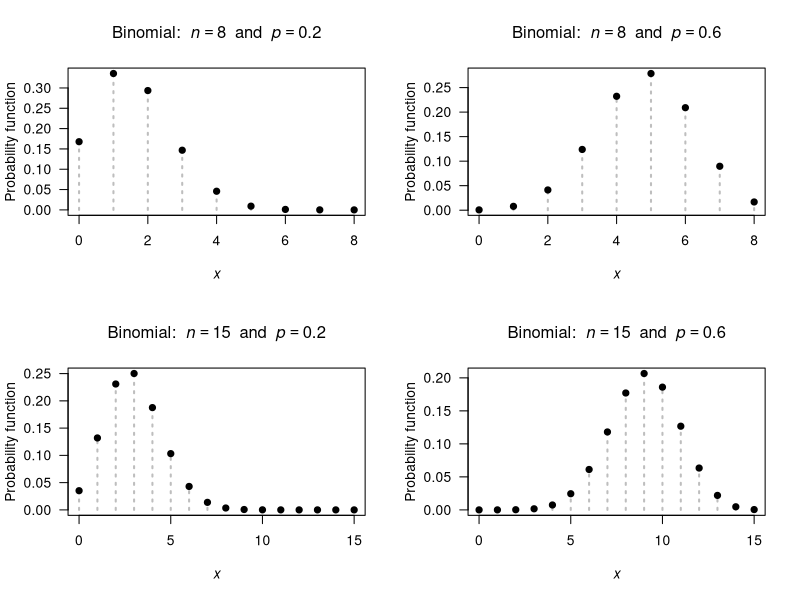
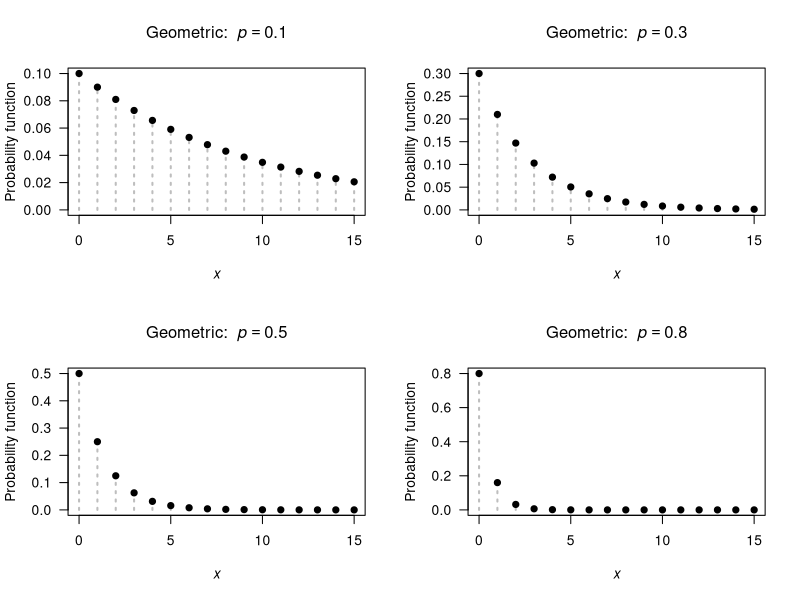
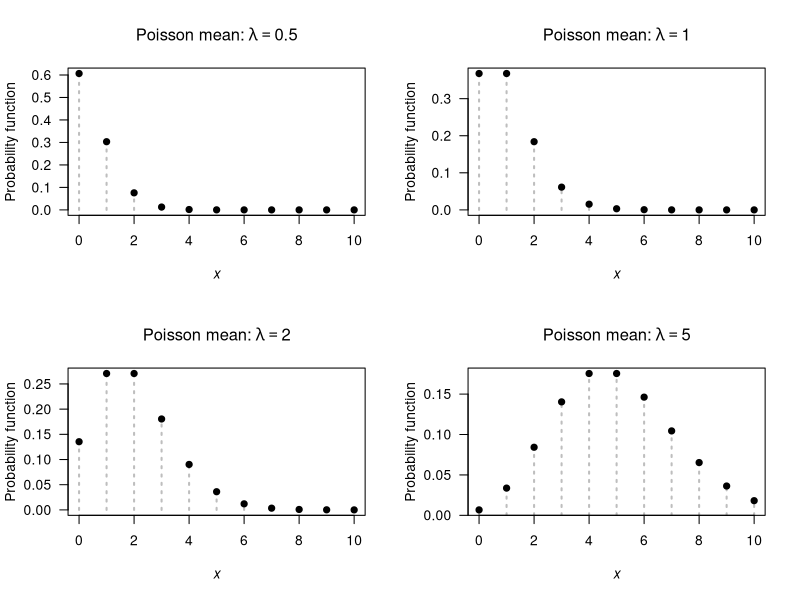
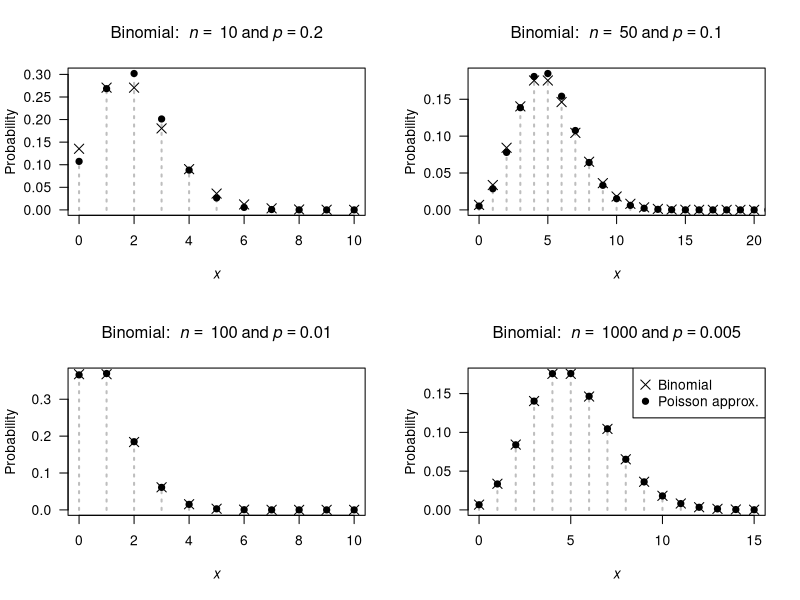
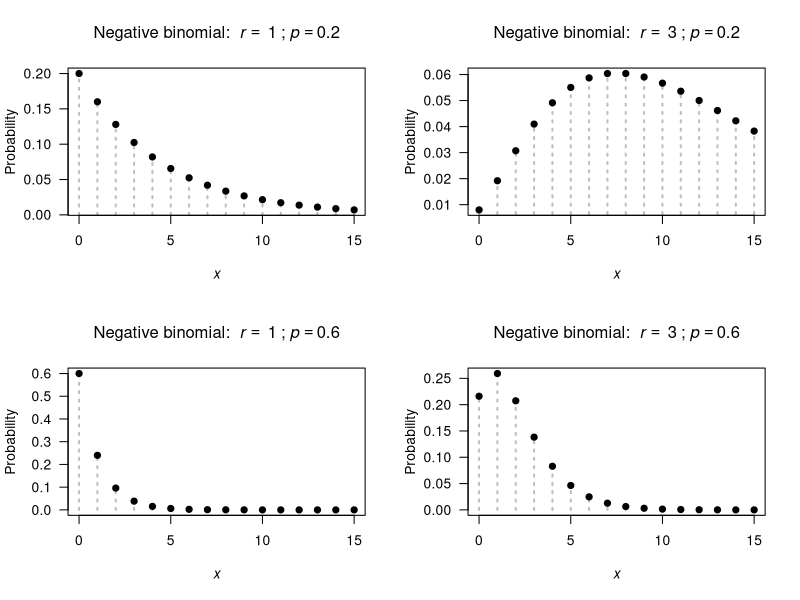
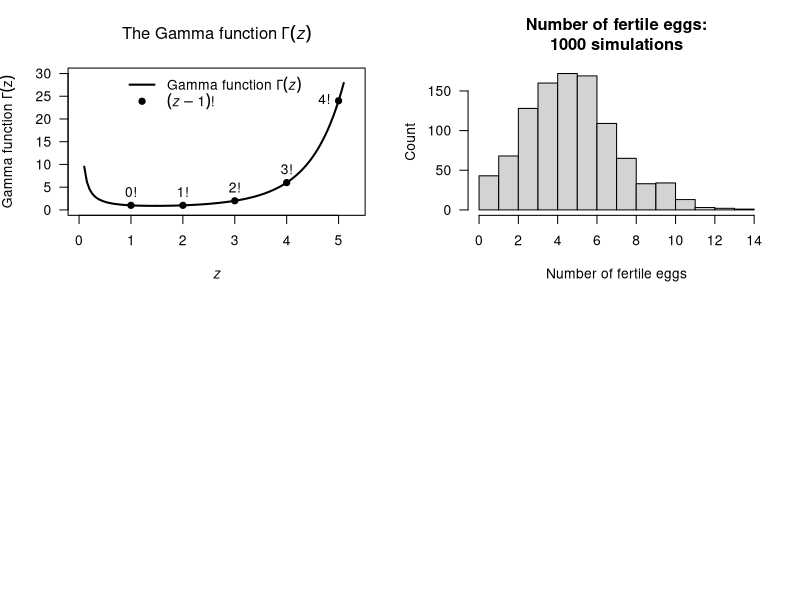

Recreate these plots in R, in order.
## ---- chunk 1
par( mfrow = c(2, 2))

n <- c(8, 8, 
       15, 15)
prob <- c(0.2, 0.6, 
          0.2, 0.6)

for (i in (1:4)) {
  ni <- n[i]
  probi <- prob[i]
  x <-  0:ni
  y <- dbinom(x, 
              size = ni,
              prob = probi)
  
   plot( x = x,
         y = y,
         xlab = expression(italic(x)),
         ylab = "Probability function",
         main = bquote("Binomial: " ~ italic(n) == .(ni) ~ " and " ~ italic(p) == .(probi)),
         las = 1,
         lty = 3,
         lwd = 2,
         col = "grey",
         type = "h")
  points(x = x,
         y = y,
         pch = 19)
  
}
## ---- chunk 2
dbinom(2,
       prob = 1/6,
       size = 4)
## ---- chunk 3
dbinom(0,
       size = 10,
       prob = 0.05)
## ---- chunk 4
dbinom(10,
       size = 10,
       prob = 0.95)
## ---- chunk 5
par( mfrow = c(2, 2))

xmax <- c(15, 15, 15, 15)
p <- c(0.1, 0.3, 
       0.5, 0.8)

for (i in (1:4)) {
  pValue <- p[i]
  x <-  0:xmax[i]
  y <- dgeom(x,
             prob = pValue)
  
   plot( x = x,
         y = y,
         xlim = c(0, xmax[i]),
         xlab = expression(italic(x)),
         ylab = "Probability function",
         main = bquote("Geometric: " ~ italic(p) == .(pValue) ),
         las = 1,
         ylim = c(0, max(y)),
         col = "grey",
         lty = 3,
         lwd = 2,
         type = "h")
  points(x = x,
         y = y,
         pch = 19)
  
}

## ---- chunk 6
dgeom(4, prob = 0.2)
## ---- chunk 7
pgeom(4, prob = 0.2)
## ---- chunk 8
par( mfrow = c(2, 2))

xmax <- 10
mu <- c(0.5, 1, 2, 5)

for (i in (1:4)) {
  muvalue <- mu[i]
  x <-  0:xmax
  y <- dpois(x, 
             lambda = muvalue )
  
   plot( x = x,
         y = y,
         xlim = c(0, xmax),
         xlab = expression(italic(x)),
         ylab = "Probability function",
         main = bquote("Poisson mean:" ~ lambda == .(muvalue)),
         las = 1,
         lty = 3,
         lwd = 2,
         col = "grey",
         type = "h")
  points(x = x,
         y = y,
         pch = 19)
  
}
## ---- chunk 9
1 - dpois(0,
          lambda = 2)
## ---- chunk 10
BombTable <- array( dim = c(8, 4))
colnames(BombTable) <- c("Hits",
                         "Number of bombs",
                         "Proportion of bombs",
                         "Poisson proportion")
BombTable[, 1] <- 0:7
BombTable[, 2] <- c(229,
                    211,
                    93,
                    35,
                    7,
                    0,
                    0,
                    1)
BombTable[, 3] <- round(BombTable[, 2] / sum(BombTable[, 2]), 4)
lambda <- 0.93 # sum( BombTable[, 1] * BombTable[, 3])

BombTable[, 4] <- dpois(0:7,
                        lambda = lambda )
BombTable[, 4] <- round( BombTable[, 4], 4)
BombTable[ 8, 4] <- 1 - sum( BombTable[1:7, 4])

BombTable.caption <- "The number of flying bomb hits on London during World War II in a 36 square kilometre area of South London. The proportion of the 576 grid squares receiving 0, 1, ...hits was also computed. The observed and empirical probabilities are shown. The Poisson distribution fits the data  well."

if( knitr::is_latex_output() ) {
  knitr::kable( BombTable,
                format = "latex",
                booktabs = TRUE,
                longtable = FALSE,
                linesep = c("", "", "\\addlinespace"),
                col.names = c("Hits",
                              "Number bombs", 
                              "Proportion bombs", 
                              "Poisson proportion"),
                caption = BombTable.caption) %>%
    kable_styling(font_size = 10) %>%
    row_spec(0, bold = TRUE)
}
if( knitr::is_html_output() ) {
  knitr::kable( BombTable,
                format = "html",
                booktabs = TRUE,
                longtable = FALSE,
                linesep = c("", "", "\\addlinespace"),
                col.names = c("Hits",
                              "Number bombs", 
                              "Proportion bombs", 
                              "Poisson proportion"),
                caption = BombTable.caption) %>%
    row_spec(1, bold = TRUE)
}

## ---- chunk 11
par( mfrow = c(2, 2))

n <- c(10, 50, 
       100, 1000)
p <- c(0.2, 0.1, 
       0.010, 0.005)
xmax <- c(10, 20, 
          10, 15)

for (i in (1:4)) {
   pValue <- p[i]
   nValue <- n[i]
   
  x <-  0:n[i]
  y <- dbinom(x, 
              size = n[i],
              prob = p[i])
  
   plot( x = x,
         y = y,
         xlim = c(0, xmax[i]),
         xlab = expression(italic(x)),
         ylab = "Probability",
         main = bquote("Binomial: " ~ italic(n) == ~ .(nValue) ~ "and" ~ italic(p) == .(pValue) ),
         lwd = 2,
         las = 1,
         lty = 3,
         col = "grey",
         type = "h")
  points(x = x,
         y = y,
         pch = 19)

  muPoisson <- nValue * pValue
  xValues <- 0:xmax[i]
  points( x = xValues,
          y = dpois(xValues,
                    lambda = muPoisson),
          pch = 4,
          cex = 1.5)
  
  if (i == 4 ){
    legend("topright",
           pch = c(4, 19),
           pt.cex = c(1.5, 1),
           legend = c("Binomial",
                      "Poisson approx."))
  }
  
}

## ---- chunk 12
par( mfrow = c(2, 2))
xmax <- 15

r <- c(1, 3, 
       1, 3)
p <- c(0.2, 0.2, 
       0.6, 0.6)

for (i in (1:4)) {
  rValue <- r[i]
  pValue <- p[i]
  
  x <-  0:xmax
  y <- dnbinom(x, 
              size = r[i],
              prob = p[i])
  
   plot( x = x,
         y = y,
         xlim = c(0, xmax),
         xlab = expression(italic(x)),
         ylab = "Probability",
         main = bquote("Negative binomial: " ~ italic(r) == ~ .(rValue) ~ ";" ~ italic(p) == .(pValue) ),
         las = 1,
         lty = 3,
         lwd = 2,
         col = "grey",
         type = "h")
  points(x = x,
         y = y,
         pch = 19)
  
}

## ---- chunk 13
x.values <- seq(1, 100, 
                by = 1)
1 - sum(dnbinom( x.values, 
                 size = 10, 
                 prob = 0.15))
# Alternatively:
1 - pnbinom(100, 
            size = 10, 
            prob = 0.15)
## ---- chunk 14

xPoints <- 1:5
xCont <- seq(0.1, 5.1, 
             length = 100)

plot( x = c(0, 5.3),
      y = c(0, 25),
      type = "n",
      las = 1,
      ylim = c(0, 30),
      xlab = expression(italic(z)),
      ylab = bquote("Gamma function" ~ Gamma(z)),
      main = expression(paste("The Gamma function"~Gamma(italic(z)))))
lines( x = xCont,
       y = gamma(xCont),
       lwd = 2)
points(x = xPoints,
       y = gamma(xPoints),
       pch = 19)
legend("top",
       pch = c(NA, 19),
       lty = c(1, NA),
       bty = "n",
       lwd = c(2, NA),
       legend = c(bquote("Gamma function" ~ Gamma(italic(z))),
                  expression(paste( group("(", list(italic(z) - 1),")"), "!" ) ) ) )

text(x = xPoints,
     y = gamma(xPoints),
     pos = c(3, 3, 3, 3, 2),
     labels = c("0!",
                "1!",
                "2!",
                "3!",
                "4!") )
## ---- chunk 15
pnbinom(360, 
        size = 5, 
        prob = 0.02)
## ---- chunk 16
MitesTab <- array( dim = c(9, 5))

MitesTab[1, ] <- c(0 ,  70 ,  0.467 ,  0.318 ,  0.449)
MitesTab[2, ] <- c(1 ,  38 ,  0.253 ,  0.364 ,  0.261)
MitesTab[3, ] <- c(2 ,  17 ,  0.113 ,  0.209 ,  "0.140")
MitesTab[4, ] <- c(3 ,  10 ,  0.067 ,  "0.080" ,  0.073)
MitesTab[5, ] <- c(4 ,  9 ,  "0.060" ,  0.023 ,  0.038)
MitesTab[6, ] <- c(5 ,  3 ,  "0.020" ,  0.005 ,  0.019)
MitesTab[7, ] <- c(6 ,  2 ,  0.013 ,  0.001 ,  "0.010")
MitesTab[8, ] <- c(7 ,  1 ,  0.007 ,  "0.000" ,  0.005)
MitesTab[9, ] <- c("8+" ,  0 ,  "0.000" ,  "0.000" ,  "0.000")

MitesTab.caption <- "Counts of mites on leaves selected at random from six similar apple trees"

if( knitr::is_latex_output() ) {
   knitr::kable(MitesTab,
                format = "latex",
                booktabs = TRUE,
                longtable = FALSE,
                align = "r",
                linesep = c("", "", "\\addlinespace"),
                col.names = c("No. mites", 
                              "No. leaves",
                              "Empirical prob.",
                              "Poisson prob.",
                              "Neg. bin. prob."),
                caption = MitesTab.caption) %>%
  kable_styling(font_size = 10) %>%
  row_spec(0, bold = TRUE) 
}
if( knitr::is_html_output() ) {
   knitr::kable(MitesTab,
                format = "html",
                booktabs = TRUE,
                longtable = FALSE,
                align = "r",
                linesep = c("", "", "\\addlinespace"),
                col.names = c("No. leaves", 
                              "No. mites",
                              "Empirical prob.",
                              "Poisson prob.",
                              "Neg. bin. prob."),
                caption = MitesTab.caption) %>%
  row_spec(1, bold = TRUE) 
}
## ---- chunk 17
dhyper(x = 4, m = 13, n = 7, k = 5) + 
  dhyper(x = 5, m = 13, n = 7, k = 5)
## ---- chunk 18
set.seed(107283)
## ---- chunk 19
rpois(3, # Generate three random numbers...
      lambda = 4) # ... with mean = 4
## ---- chunk 20
# One female
NumberOfEggs <- rpois(1, lambda = 8.5)

# How many fertile?
NumberFertileEggs <- rbinom(1, # Only one random number for this one female
                            size = NumberOfEggs,
                            prob = 0.6)
cat("Number of eggs:", NumberOfEggs,
    " Number of fertile eggs:", NumberFertileEggs, "\n")
## ---- chunk 21
# Many simulations
set.seed(1238721)

NumberOfEggs <- array( dim = 1000 )
NumberFertileEggs <- array( dim = 1000 )

for (i in (1:1000)){ 
  NumberOfEggs[i] <- rpois(1, lambda = 8.5)
  
  # How many fertile?
  NumberFertileEggs[i] <- rbinom(1, # Only one random number/female
                                 size = NumberOfEggs[i],
                                 prob = 0.6)
}
## ---- chunk 22
hist(NumberFertileEggs,
     las = 1, # Horizontal tick mark labels
     xlab = "Number of fertile eggs",
     ylab = "Count",
     main = "Number of fertile eggs:\n1000 simulations")
## ---- chunk 23
sum( NumberFertileEggs > 6) / 1000
## ---- chunk 24
Rabbits <- array( dim = c(2, 7) )

Rabbits[1, ] <- c("$x$", 1:6)
Rabbits[2, ] <- c("$n_x$", 247, 63, 20, 4, 2, 1)


if( knitr::is_latex_output() ) {
  knitr::kable(Rabbits, 
               format = "latex",
               booktabs = TRUE,
               align = "r",
               longtable = FALSE,                
               escape = FALSE,
               caption = "The number of rabbits $n_x$ at each trapping who had been previously trapped") %>%
    kable_styling(font_size = 10) %>%
    row_spec(0, bold = TRUE) 
}
if( knitr::is_html_output() ) {
  knitr::kable(Rabbits, 
               format = "html",
               booktabs = TRUE,
               align = "r",
               longtable = FALSE,                
               escape = FALSE,
               caption = "The number of rabbits $n_x$ at each trapping who had been previously trapped") %>%
    kable_styling(font_size = 10) 
}
